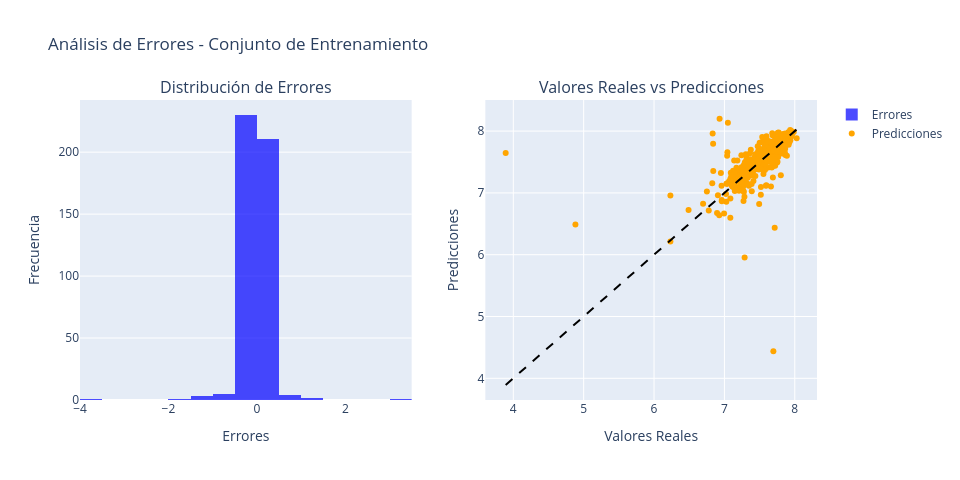
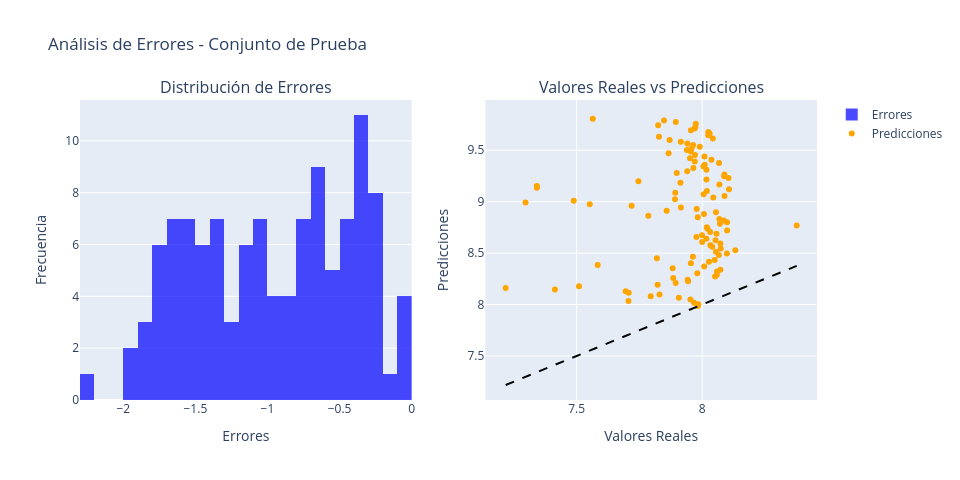

Here is the notebook cell these charts were saved with, in order:
### Code cell
func.plot_residuals_over_time(train,df_ajustado, plotly_engine = USE_PLOTLY, title = 'Análisis de Errores - Conjunto de Entrenamiento')
func.plot_residuals_over_time(test, df_pronostico, plotly_engine = USE_PLOTLY, title = 'Análisis de Errores - Conjunto de Prueba')

### Figure 1 — Plotly figure (JSON) as saved in the notebook; plotly's stock layout.template omitted (floating-point values rounded to 4 significant figures; data arrays with more than 128 entries replaced by an {"elided": "..."} marker saying what was removed)
{"data": [{"marker": {"color": "blue"}, "name": "Errores", "nbinsx": 30, "opacity": 0.7, "type": "histogram", "x": {"elided": "458 float values"}, "xaxis": "x", "yaxis": "y"}, {"marker": {"color": "orange"}, "mode": "markers", "name": "Predicciones", "type": "scatter", "x": {"elided": "458 float values"}, "xaxis": "x2", "y": {"elided": "458 float values"}, "yaxis": "y2"}, {"line": {"color": "black", "dash": "dash"}, "mode": "lines", "showlegend": false, "type": "scatter", "x": [3.892, 8.027], "xaxis": "x2", "y": [3.892, 8.027], "yaxis": "y2"}], "layout": {"annotations": [{"font": {"size": 16}, "showarrow": false, "text": "Distribución de Errores", "x": 0.225, "xanchor": "center", "xref": "paper", "y": 1, "yanchor": "bottom", "yref": "paper"}, {"font": {"size": 16}, "showarrow": false, "text": "Valores Reales vs Predicciones", "x": 0.775, "xanchor": "center", "xref": "paper", "y": 1, "yanchor": "bottom", "yref": "paper"}], "height": 480, "title": {"text": "Análisis de Errores - Conjunto de Entrenamiento"}, "width": 960, "xaxis": {"anchor": "y", "domain": [0, 0.45], "title": {"text": "Errores"}}, "xaxis2": {"anchor": "y2", "domain": [0.55, 1], "title": {"text": "Valores Reales"}}, "yaxis": {"anchor": "x", "domain": [0, 1], "title": {"text": "Frecuencia"}}, "yaxis2": {"anchor": "x2", "domain": [0, 1], "title": {"text": "Predicciones"}}}}

### Figure 2 — Plotly figure (JSON) as saved in the notebook; plotly's stock layout.template omitted (floating-point values rounded to 4 significant figures)
{"data": [{"marker": {"color": "blue"}, "name": "Errores", "nbinsx": 30, "opacity": 0.7, "type": "histogram", "x": [-0.003602, -0.01752, -0.05034, -0.3274, -0.09659, -0.1586, -0.2867, -0.2674, -0.4064, -0.4346, -0.732, -0.9439, -0.668, -0.3708, -0.3149, -0.2818, -0.2992, -0.3726, -0.2221, -0.2311, -0.325, -0.2621, -0.2648, -0.4707, -0.3612, -0.8011, -0.4461, -0.39, -0.3834, -0.6295, -0.502, -0.4148, -0.3987, -0.4581, -0.3971, -0.4709, -0.5208, -0.5438, -0.5203, -0.6088, -0.5715, -0.6241, -0.6798, -0.6733, -0.6316, -0.6729, -0.6213, -0.7153, -0.7339, -0.3923, -0.7139, -0.7015, -0.7303, -0.7639, -0.8659, -1.079, -0.8732, -0.8414, -1.054, -0.9502, -1.029, -1.241, -1.424, -1.695, -1.519, -1.132, -0.9957, -0.967, -1.066, -1.195, -1.085, -1.013, -1.794, -1.81, -1.099, -1.27, -1.453, -1.199, -1.127, -1.16, -1.175, -1.381, -1.355, -1.294, -1.363, -1.338, -1.349, -1.308, -1.421, -1.37, -1.472, -1.43, -1.484, -1.605, -1.532, -1.564, -1.561, -1.545, -1.587, -1.626, -1.668, -1.728, -1.572, -1.803, -1.623, -1.633, -1.655, -1.74, -1.741, -1.754, -1.918, -1.784, -1.88, -1.942, -2.242], "xaxis": "x", "yaxis": "y"}, {"marker": {"color": "orange"}, "mode": "markers", "name": "Predicciones", "type": "scatter", "x": [7.982, 7.984, 7.967, 7.706, 7.953, 7.907, 7.795, 7.83, 7.707, 7.695, 7.413, 7.217, 7.509, 7.822, 7.894, 7.943, 7.942, 7.885, 8.051, 8.058, 7.98, 8.059, 8.072, 7.882, 8.008, 7.584, 7.955, 8.027, 8.049, 7.819, 7.963, 8.066, 8.098, 8.055, 8.132, 8.074, 8.04, 8.033, 8.072, 8.0, 8.053, 8.016, 7.977, 7.999, 8.057, 8.031, 8.099, 8.021, 8.018, 8.376, 8.07, 8.099, 8.086, 8.068, 7.982, 7.785, 8.007, 8.055, 7.858, 7.978, 7.915, 7.719, 7.552, 7.296, 7.488, 7.891, 8.044, 8.089, 8.005, 7.892, 8.018, 8.107, 7.341, 7.341, 8.068, 7.913, 7.746, 8.017, 8.104, 8.087, 8.088, 7.898, 7.94, 8.017, 7.965, 8.005, 8.01, 8.067, 7.97, 8.037, 7.951, 8.009, 7.971, 7.866, 7.954, 7.939, 7.958, 7.99, 7.963, 7.941, 7.915, 7.87, 8.042, 7.828, 8.024, 8.029, 8.024, 7.955, 7.97, 7.972, 7.824, 7.974, 7.895, 7.848, 7.564], "xaxis": "x2", "y": [7.986, 8.002, 8.018, 8.034, 8.05, 8.066, 8.081, 8.097, 8.113, 8.129, 8.145, 8.161, 8.177, 8.193, 8.209, 8.225, 8.241, 8.257, 8.273, 8.289, 8.305, 8.321, 8.337, 8.353, 8.369, 8.385, 8.401, 8.417, 8.433, 8.449, 8.465, 8.481, 8.497, 8.513, 8.529, 8.545, 8.561, 8.577, 8.593, 8.608, 8.624, 8.64, 8.656, 8.672, 8.688, 8.704, 8.72, 8.736, 8.752, 8.768, 8.784, 8.8, 8.816, 8.832, 8.848, 8.864, 8.88, 8.896, 8.912, 8.928, 8.944, 8.96, 8.976, 8.992, 9.008, 9.024, 9.04, 9.056, 9.072, 9.088, 9.104, 9.119, 9.135, 9.151, 9.167, 9.183, 9.199, 9.215, 9.231, 9.247, 9.263, 9.279, 9.295, 9.311, 9.327, 9.343, 9.359, 9.375, 9.391, 9.407, 9.423, 9.439, 9.455, 9.471, 9.487, 9.503, 9.519, 9.535, 9.551, 9.567, 9.583, 9.599, 9.615, 9.63, 9.646, 9.662, 9.678, 9.694, 9.71, 9.726, 9.742, 9.758, 9.774, 9.79, 9.806], "yaxis": "y2"}, {"line": {"color": "black", "dash": "dash"}, "mode": "lines", "showlegend": false, "type": "scatter", "x": [7.217, 8.376], "xaxis": "x2", "y": [7.217, 8.376], "yaxis": "y2"}], "layout": {"annotations": [{"font": {"size": 16}, "showarrow": false, "text": "Distribución de Errores", "x": 0.225, "xanchor": "center", "xref": "paper", "y": 1, "yanchor": "bottom", "yref": "paper"}, {"font": {"size": 16}, "showarrow": false, "text": "Valores Reales vs Predicciones", "x": 0.775, "xanchor": "center", "xref": "paper", "y": 1, "yanchor": "bottom", "yref": "paper"}], "height": 480, "title": {"text": "Análisis de Errores - Conjunto de Prueba"}, "width": 960, "xaxis": {"anchor": "y", "domain": [0, 0.45], "title": {"text": "Errores"}}, "xaxis2": {"anchor": "y2", "domain": [0.55, 1], "title": {"text": "Valores Reales"}}, "yaxis": {"anchor": "x", "domain": [0, 1], "title": {"text": "Frecuencia"}}, "yaxis2": {"anchor": "x2", "domain": [0, 1], "title": {"text": "Predicciones"}}}}
